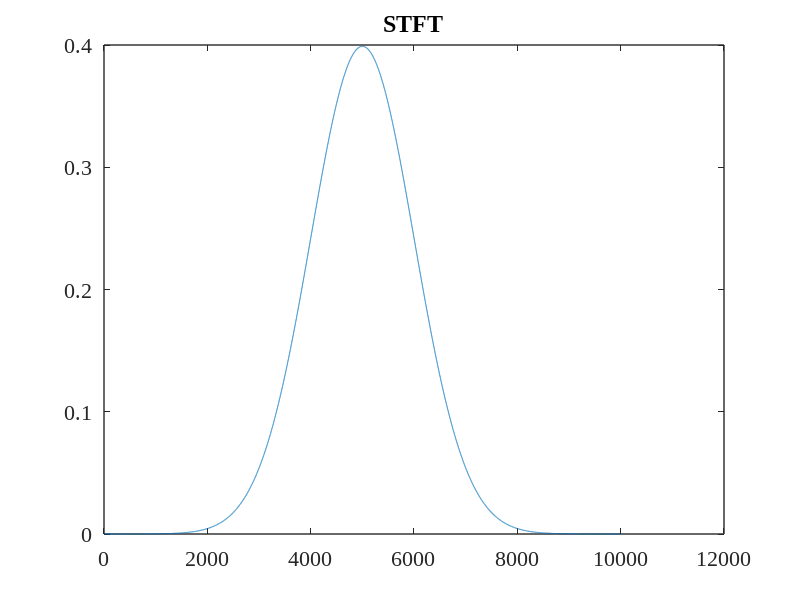

Write the MATLAB code that produced this figure.
clear;
clc;
close all;

f=0:0.001:10;
f=f';
miu=5;
g=1/sqrt(2*pi)*exp(-0.5*(f-miu).*(f-miu));
S=[f g];
figure()
plot(g);
set(gca,'ydir','normal');
% xlabel('Frequency(Hz)','FontSize',12,'FontName','Times New Roman');
% ylabel('Amp','FontSize',12,'FontName','Times New Roman');
set(gca,'FontSize',16,'FontName','Times New Roman')
set(gca,'linewidth',1);
title('STFT')